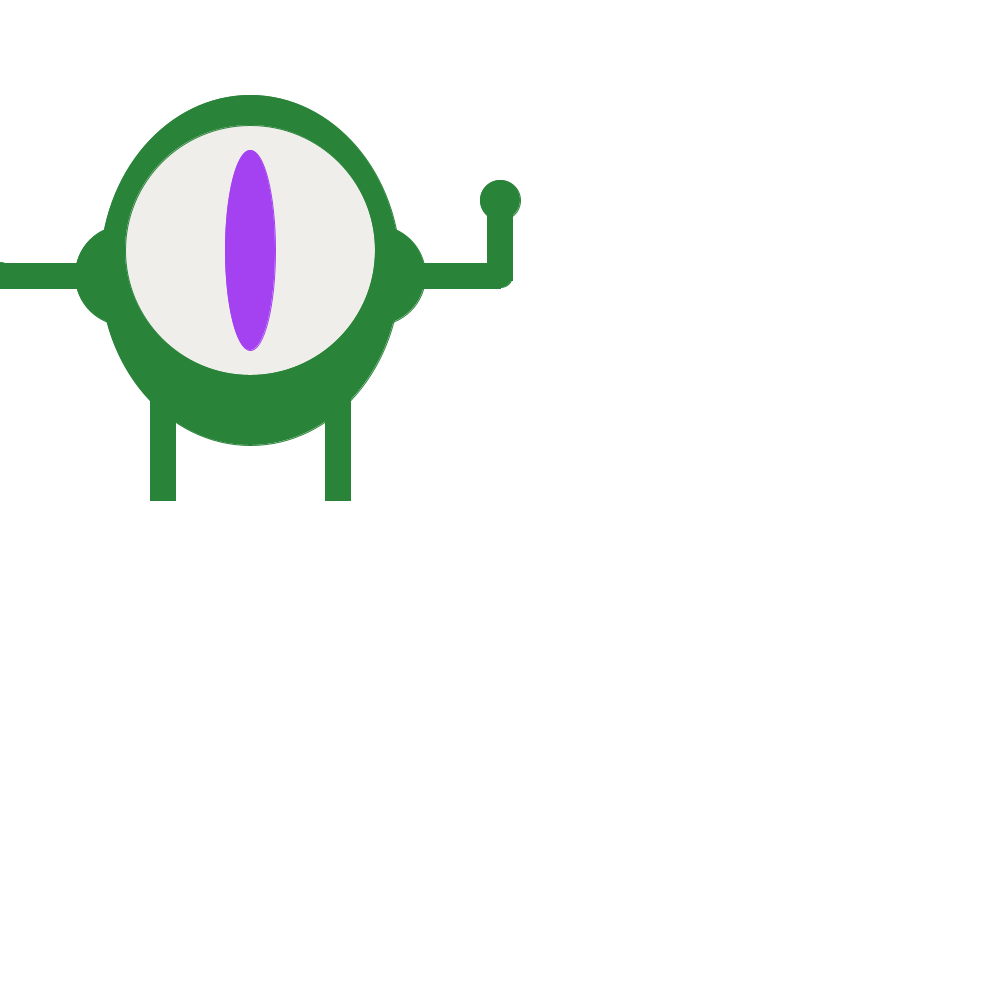
Frame 1 (no input)
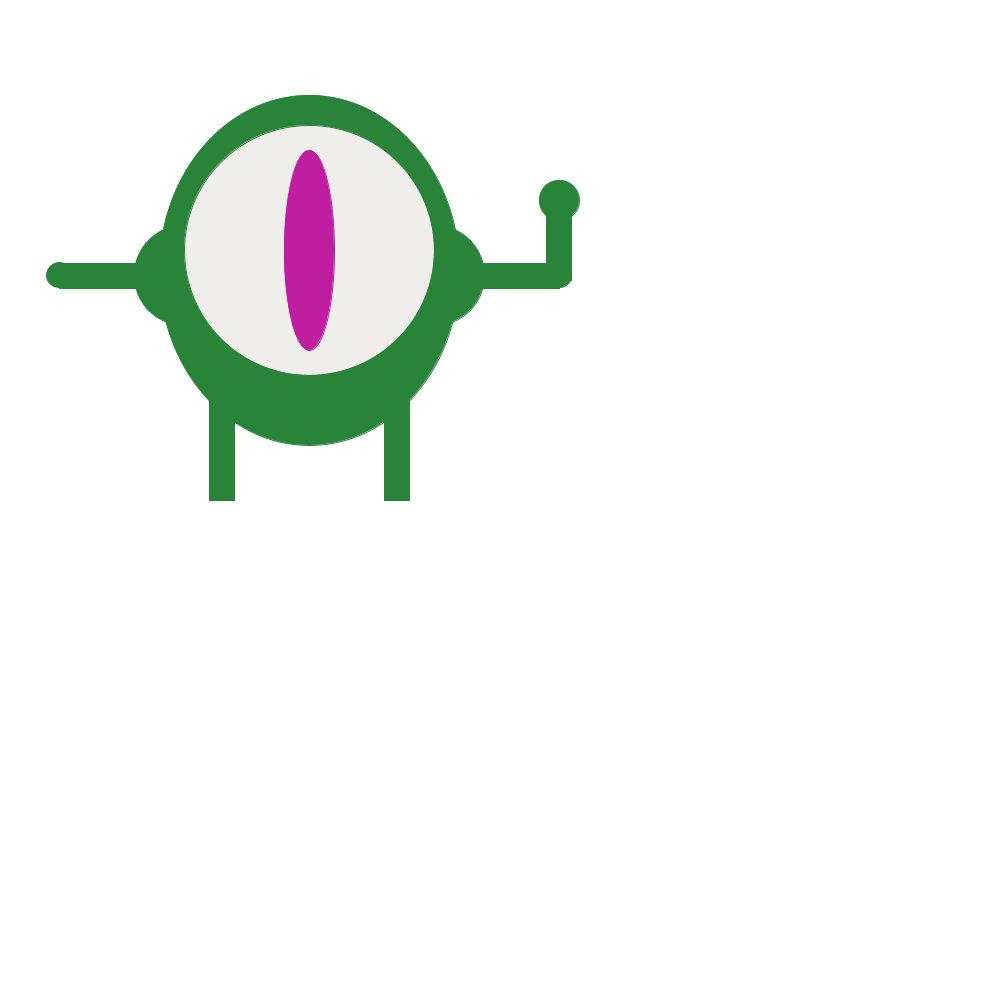
Frame 60 (the mouse pressed at the canvas centre just before this capture)
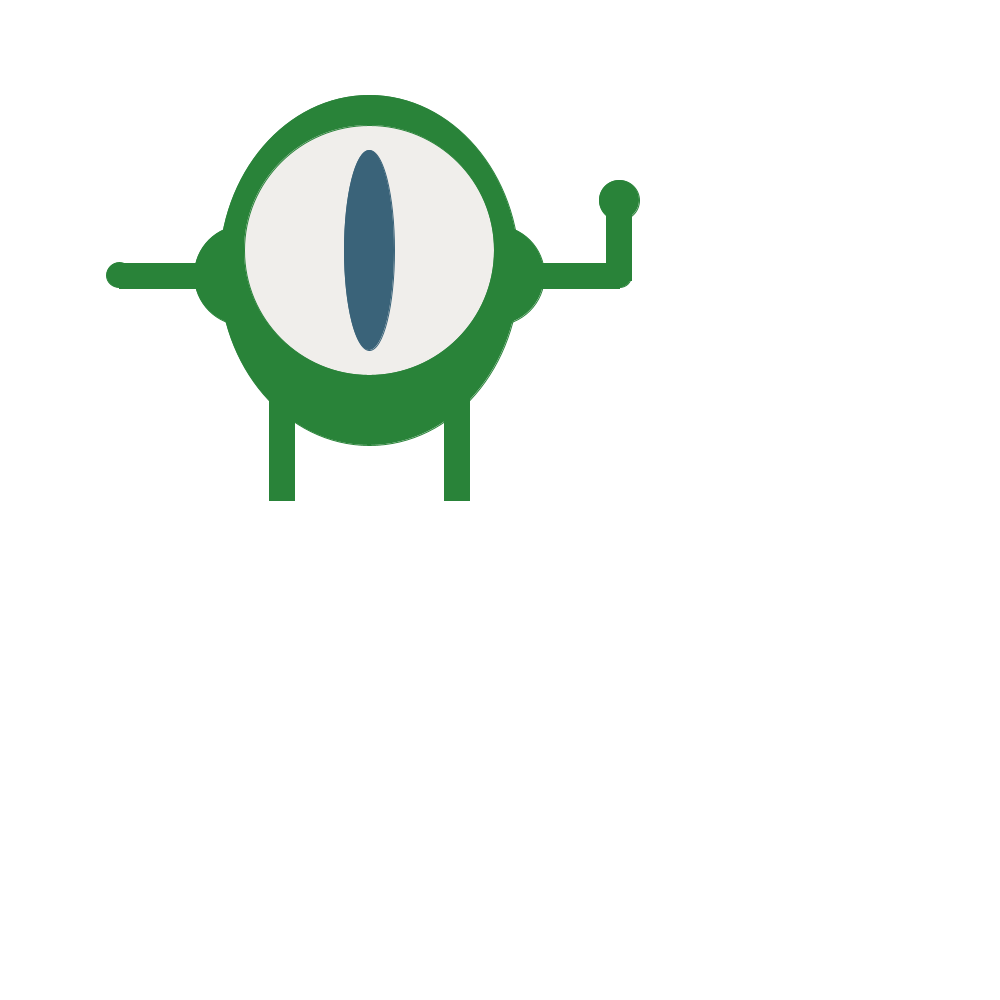
Frame 120 (the mouse held since frame 60 and released just before this capture)

The Processing sketch that drew these frames (run headless with seeded random() and noise(); from frame 60 on, the mouse is pressed at the canvas centre):

// Processing sketch: processing_67739
// ── processing_67739.pde

float eyeR;
float eyeG;
float eyeB;
float moveX = 0;
float moveY = 0;

void setup () {

  size(1000, 1000);
  smooth();
}


void draw() {

  background(255);

  fill(41, 131, 57);
  stroke(41, 131, 57);
  smooth();
  rect(moveX+400, moveY+263, 100, 25);
  rect(moveX, moveY+263, 100, 25);
  ellipse(moveX+375, moveY+275, 100, 100);
  ellipse(moveX+125, moveY+275, 100, 100);
  rect(moveX+150, moveY+200, 25, 300);
  rect(moveX+325, moveY+200, 25, 300);
  ellipse(moveX+500, moveY+275, 25, 25);
  ellipse(moveX, moveY+275, 25, 25);
  rect(moveX+487, moveY+190, 25, 90);
  ellipse(moveX+500, moveY+200, 40, 40);

  fill(41, 131, 57);
  ellipse(moveX+250, moveY+270, 300, 350);

  fill(240, 238, 235);
  ellipse(moveX+250, moveY+250, 250, 250);

  eyeR=random(255);
  eyeG=random(255);
  eyeB=random(255);
  fill(eyeR, eyeG, eyeB);
  stroke(eyeR, eyeG, eyeB);
  ellipse(moveX+250, moveY+250, 50, 200);

  moveX = moveX + 1;
}
